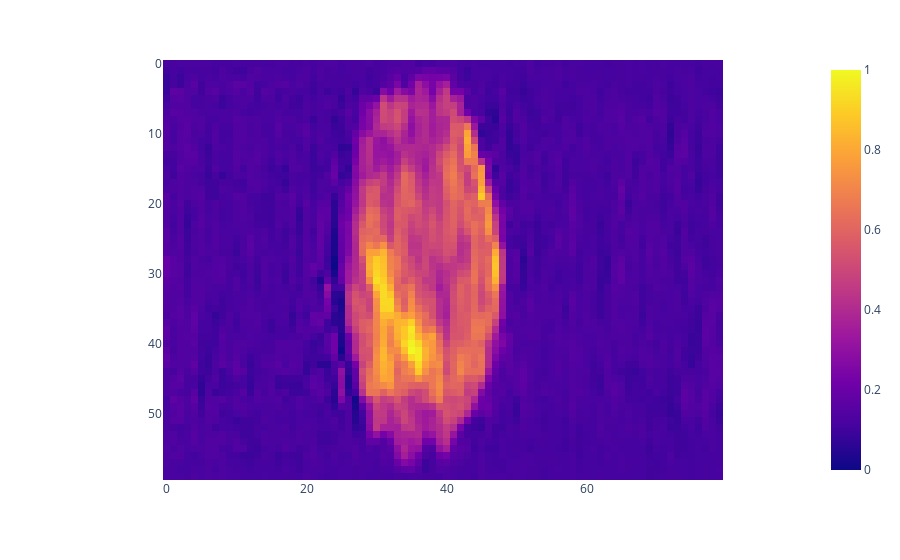
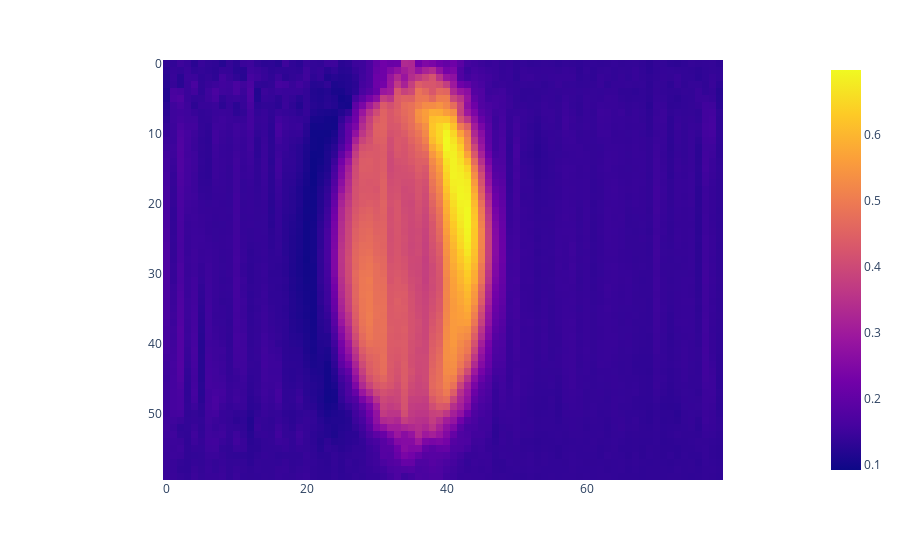
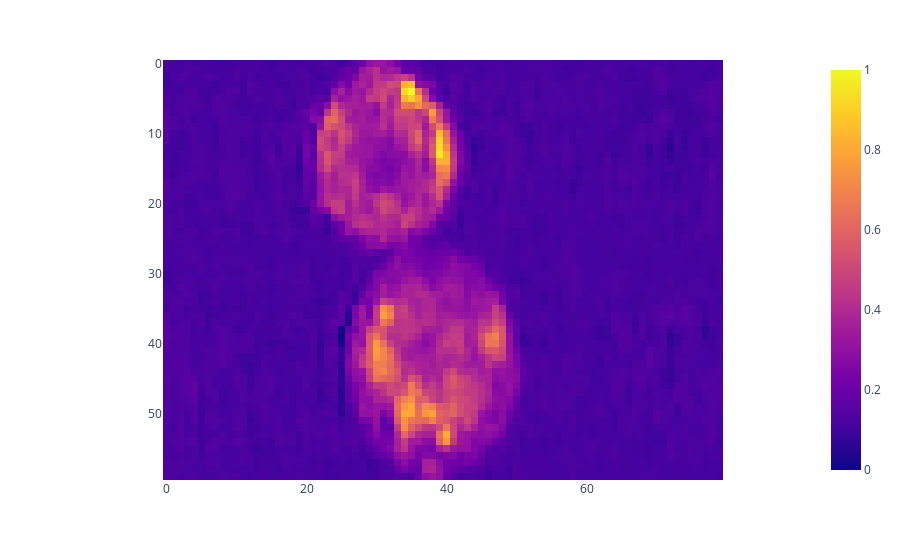
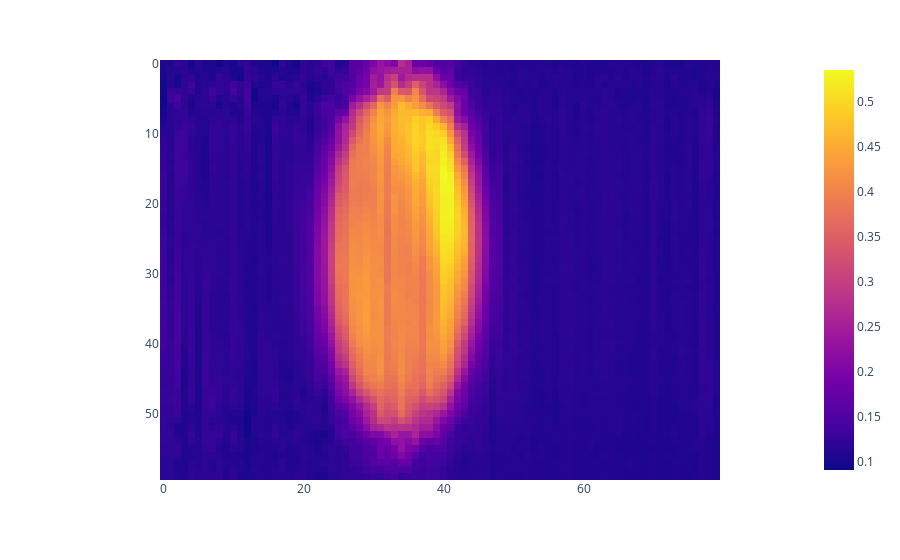

Notebook code cell kept with these figures, in order:
### Code cell
import torch.nn.functional as F

model(test["image"][9997])
px.imshow(test["image"][9997].view(60, 80))

reconstructed = (
    (model(test["image"][9997])["x_reconstructed"]).detach().numpy().reshape(60, 80)
)
px.imshow(reconstructed)
model.eval()
inlier = test["image"][9400]
outlier = test["image"][9997]
inlier_forwards = model(inlier)
outlier_forwards = model(outlier)
inlier_reconstructed = inlier_forwards["x_reconstructed"]
outlier_reconstructed = outlier_forwards["x_reconstructed"]

print(
    f"reconstruction error for inlier: {F.binary_cross_entropy(inlier_reconstructed, inlier,reduction='none').sum(dim=(-1))}"
)
print(
    f"reconstruction error for outlier: {F.binary_cross_entropy(outlier_reconstructed, outlier,reduction='none').sum(dim=(-1))}"
)
# show both images
fig = px.imshow(inlier.view(60, 80))
fig.show()
fig = px.imshow(inlier_reconstructed.detach().numpy().reshape(60, 80))
fig.show()
fig = px.imshow(outlier.view(60, 80))
fig.show()
fig = px.imshow(outlier_reconstructed.detach().numpy().reshape(60, 80))
fig.show()

### Figure 1 — Plotly figure (JSON) as saved in the notebook; plotly's stock layout.template omitted (floating-point values rounded to 4 significant figures; data arrays with more than 128 entries replaced by an {"elided": "..."} marker saying what was removed)
{"data": [{"coloraxis": "coloraxis", "hovertemplate": "x: %{x}<br>y: %{y}<br>color: %{z}<extra></extra>", "name": "0", "type": "heatmap", "xaxis": "x", "yaxis": "y", "z": {"elided": "60x80 float values"}}], "layout": {"coloraxis": {"colorscale": [[0, "#0d0887"], [0.1111, "#46039f"], [0.2222, "#7201a8"], [0.3333, "#9c179e"], [0.4444, "#bd3786"], [0.5556, "#d8576b"], [0.6667, "#ed7953"], [0.7778, "#fb9f3a"], [0.8889, "#fdca26"], [1, "#f0f921"]]}, "margin": {"t": 60}, "xaxis": {"anchor": "y", "constrain": "domain", "domain": [0, 1], "scaleanchor": "y"}, "yaxis": {"anchor": "x", "autorange": "reversed", "constrain": "domain", "domain": [0, 1]}}}

### Figure 2 — Plotly figure (JSON) as saved in the notebook; plotly's stock layout.template omitted (floating-point values rounded to 4 significant figures; data arrays with more than 128 entries replaced by an {"elided": "..."} marker saying what was removed)
{"data": [{"coloraxis": "coloraxis", "hovertemplate": "x: %{x}<br>y: %{y}<br>color: %{z}<extra></extra>", "name": "0", "type": "heatmap", "xaxis": "x", "yaxis": "y", "z": {"elided": "60x80 float values"}}], "layout": {"coloraxis": {"colorscale": [[0, "#0d0887"], [0.1111, "#46039f"], [0.2222, "#7201a8"], [0.3333, "#9c179e"], [0.4444, "#bd3786"], [0.5556, "#d8576b"], [0.6667, "#ed7953"], [0.7778, "#fb9f3a"], [0.8889, "#fdca26"], [1, "#f0f921"]]}, "margin": {"t": 60}, "xaxis": {"anchor": "y", "constrain": "domain", "domain": [0, 1], "scaleanchor": "y"}, "yaxis": {"anchor": "x", "autorange": "reversed", "constrain": "domain", "domain": [0, 1]}}}

### Figure 3 — Plotly figure (JSON) as saved in the notebook; plotly's stock layout.template omitted (floating-point values rounded to 4 significant figures; data arrays with more than 128 entries replaced by an {"elided": "..."} marker saying what was removed)
{"data": [{"coloraxis": "coloraxis", "hovertemplate": "x: %{x}<br>y: %{y}<br>color: %{z}<extra></extra>", "name": "0", "type": "heatmap", "xaxis": "x", "yaxis": "y", "z": {"elided": "60x80 float values"}}], "layout": {"coloraxis": {"colorscale": [[0, "#0d0887"], [0.1111, "#46039f"], [0.2222, "#7201a8"], [0.3333, "#9c179e"], [0.4444, "#bd3786"], [0.5556, "#d8576b"], [0.6667, "#ed7953"], [0.7778, "#fb9f3a"], [0.8889, "#fdca26"], [1, "#f0f921"]]}, "margin": {"t": 60}, "xaxis": {"anchor": "y", "constrain": "domain", "domain": [0, 1], "scaleanchor": "y"}, "yaxis": {"anchor": "x", "autorange": "reversed", "constrain": "domain", "domain": [0, 1]}}}

### Figure 4 — Plotly figure (JSON) as saved in the notebook; plotly's stock layout.template omitted (floating-point values rounded to 4 significant figures; data arrays with more than 128 entries replaced by an {"elided": "..."} marker saying what was removed)
{"data": [{"coloraxis": "coloraxis", "hovertemplate": "x: %{x}<br>y: %{y}<br>color: %{z}<extra></extra>", "name": "0", "type": "heatmap", "xaxis": "x", "yaxis": "y", "z": {"elided": "60x80 float values"}}], "layout": {"coloraxis": {"colorscale": [[0, "#0d0887"], [0.1111, "#46039f"], [0.2222, "#7201a8"], [0.3333, "#9c179e"], [0.4444, "#bd3786"], [0.5556, "#d8576b"], [0.6667, "#ed7953"], [0.7778, "#fb9f3a"], [0.8889, "#fdca26"], [1, "#f0f921"]]}, "margin": {"t": 60}, "xaxis": {"anchor": "y", "constrain": "domain", "domain": [0, 1], "scaleanchor": "y"}, "yaxis": {"anchor": "x", "autorange": "reversed", "constrain": "domain", "domain": [0, 1]}}}
